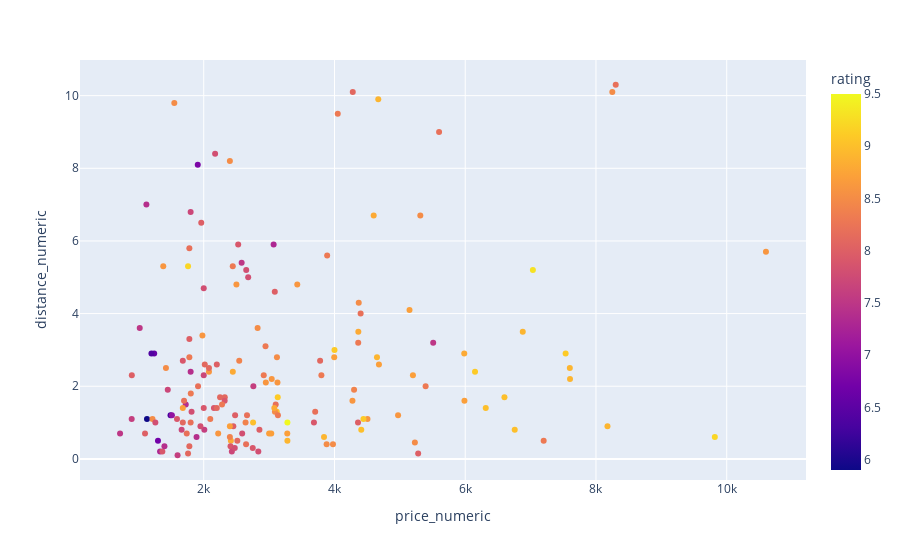

The notebook cell this image was saved under:
### Code cell
# testing the callback function part is working
import dash
from dash import Dash, dcc, html, Input, Output, callback
import plotly.express as px
import pandas as pd
from bs4 import BeautifulSoup
import requests 
import pandas as pd
import numpy as np
from web_crawler_func import booking_crawler
from data_cleaning import data_cleaner
def update_scatter_plot(selected_location,selected_start_date,selected_end_date):
    # Filter data based on selected category
    hotel_info=booking_crawler(selected_location,str(selected_start_date),str(selected_end_date))
    hotel_info_cleaned=data_cleaner(hotel_info)
    # Update scatter plot
    scatter_fig = px.scatter(hotel_info_cleaned, x="price_numeric", y="distance_numeric", color="rating",hover_data=['name',"rating","price"])
    
    return scatter_fig
update_scatter_plot("Taipei","2023-11-29","2023-11-30")

### Figure 1 — Plotly figure (JSON) as saved in the notebook; plotly's stock layout.template omitted (floating-point values rounded to 4 significant figures; data arrays with more than 128 entries replaced by an {"elided": "..."} marker saying what was removed)
{"data": [{"customdata": {"elided": "164x3 mixed values"}, "hovertemplate": "price_numeric=%{x}<br>distance_numeric=%{y}<br>name=%{customdata[0]}<br>rating=%{marker.color}<br>price=%{customdata[2]}<extra></extra>", "legendgroup": "", "marker": {"color": {"elided": "164 float values"}, "coloraxis": "coloraxis", "symbol": "circle"}, "mode": "markers", "name": "", "orientation": "v", "showlegend": false, "type": "scatter", "x": {"elided": "164 int values"}, "xaxis": "x", "y": {"elided": "164 float values"}, "yaxis": "y"}], "layout": {"coloraxis": {"colorbar": {"title": {"text": "rating"}}, "colorscale": [[0, "#0d0887"], [0.1111, "#46039f"], [0.2222, "#7201a8"], [0.3333, "#9c179e"], [0.4444, "#bd3786"], [0.5556, "#d8576b"], [0.6667, "#ed7953"], [0.7778, "#fb9f3a"], [0.8889, "#fdca26"], [1, "#f0f921"]]}, "legend": {"tracegroupgap": 0}, "margin": {"t": 60}, "xaxis": {"anchor": "y", "domain": [0, 1], "title": {"text": "price_numeric"}}, "yaxis": {"anchor": "x", "domain": [0, 1], "title": {"text": "distance_numeric"}}}}
